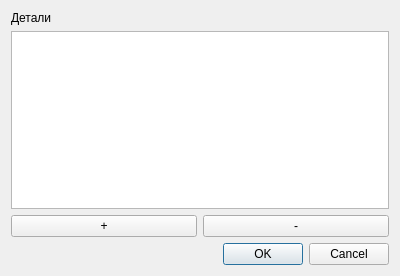
<?xml version="1.0" encoding="UTF-8"?>
<ui version="4.0">
 <class>addSupply_dialog</class>
 <widget class="QWidget" name="addSupply_dialog">
  <property name="geometry">
   <rect>
    <x>0</x>
    <y>0</y>
    <width>400</width>
    <height>276</height>
   </rect>
  </property>
  <property name="windowTitle">
   <string>Form</string>
  </property>
  <layout class="QVBoxLayout" name="verticalLayout">
   <item>
    <widget class="QLabel" name="detailsTable_label">
     <property name="text">
      <string>Детали</string>
     </property>
    </widget>
   </item>
   <item>
    <widget class="QTableWidget" name="detailsTable_tableWidget"/>
   </item>
   <item>
    <layout class="QHBoxLayout" name="detailsManageButtons_hLayout">
     <item>
      <widget class="QPushButton" name="detailAdd_pushButton">
       <property name="sizePolicy">
        <sizepolicy hsizetype="Minimum" vsizetype="Minimum">
         <horstretch>0</horstretch>
         <verstretch>0</verstretch>
        </sizepolicy>
       </property>
       <property name="text">
        <string>+</string>
       </property>
      </widget>
     </item>
     <item>
      <widget class="QPushButton" name="detailRemove_pushButton">
       <property name="sizePolicy">
        <sizepolicy hsizetype="Minimum" vsizetype="Minimum">
         <horstretch>0</horstretch>
         <verstretch>0</verstretch>
        </sizepolicy>
       </property>
       <property name="text">
        <string>-</string>
       </property>
      </widget>
     </item>
    </layout>
   </item>
   <item>
    <widget class="QDialogButtonBox" name="addSupply_buttonBox">
     <property name="standardButtons">
      <set>QDialogButtonBox::StandardButton::Cancel|QDialogButtonBox::StandardButton::Ok</set>
     </property>
    </widget>
   </item>
  </layout>
 </widget>
 <resources/>
 <connections/>
</ui>
